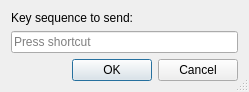
<?xml version="1.0" encoding="UTF-8"?>
<ui version="4.0">
 <class>KeySequenceDialog</class>
 <widget class="QDialog" name="KeySequenceDialog">
  <property name="windowModality">
   <enum>Qt::WindowModal</enum>
  </property>
  <property name="geometry">
   <rect>
    <x>0</x>
    <y>0</y>
    <width>249</width>
    <height>86</height>
   </rect>
  </property>
  <property name="windowTitle">
   <string>Key Sequence</string>
  </property>
  <property name="sizeGripEnabled">
   <bool>true</bool>
  </property>
  <property name="modal">
   <bool>true</bool>
  </property>
  <layout class="QVBoxLayout" name="verticalLayout">
   <item>
    <widget class="QLabel" name="label">
     <property name="text">
      <string>Key sequence to send:</string>
     </property>
    </widget>
   </item>
   <item>
    <widget class="QKeySequenceEdit" name="edit"/>
   </item>
   <item>
    <widget class="QDialogButtonBox" name="button_box">
     <property name="standardButtons">
      <set>QDialogButtonBox::Cancel|QDialogButtonBox::Ok</set>
     </property>
    </widget>
   </item>
  </layout>
 </widget>
 <resources>
  <include location="../client.qrc"/>
 </resources>
 <connections/>
</ui>
